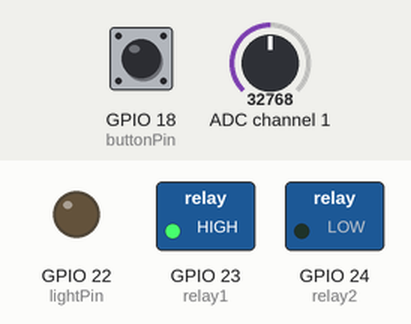
This program was run on a simulated Raspberry Pi (BCM pin numbers). Parts: switched loads named in the program (green lamp = pin HIGH), output pins drawn as LEDs (lit = HIGH). The test bench sets the inputs (shaded band); at power-on: GPIO 18 (buttonPin) HIGH, ADC channel 1 = 32768 (analog values on the 0–65535 scale). What the program prints to the terminal is not drawn.

Above: at 1.2 s.
1.3 s: GPIO 18 (buttonPin) pulled LOW for 0.15 s
Timing chart, 0 to 4.3 s (numbered marks = the images above; inputs shaded):
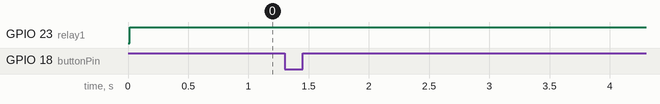

The program:

valve_sens.py
```python
#valve.py
import RPi.GPIO as GPIO
import numpy as np
import board
import busio
import adafruit_ads1x15.ads1015 as ADS
from adafruit_ads1x15.analog_in import AnalogIn
from time import sleep

GPIO.setwarnings(False)         # Ignore warning for now
GPIO.setmode(GPIO.BCM)

sleepTime = .1
buttonPin = 18
lightPin = 22
relay1 = 23
relay2 = 24
buttonState = False
buttonPrev = False
valveState = False


i2c = busio.I2C(board.SCL, board.SDA)       # Create the I2C bus
ads = ADS.ADS1015(i2c)                      # Create the ADC object using the I2C bus
chan = AnalogIn(ads, ADS.P1)                # Create single-ended input on channel 3

GPIO.setup(lightPin, GPIO.OUT)
GPIO.setup(relay1, GPIO.OUT)
GPIO.setup(relay2, GPIO.OUT)
GPIO.setup(buttonPin, GPIO.IN, pull_up_down=GPIO.PUD_UP)

while True: # Run forever
    while GPIO.input(buttonPin) == False:   #While the button is pressed
        buttonState = not buttonPrev
    if buttonState != buttonPrev or chan.value < 20000:
        if valveState == True or chan.value < 20000:              #
            GPIO.output(relay1, 1)          # Close the valve
            GPIO.output(lightPin, 0)        # Turn the LED off
            valveState = False              # Assign opened state to the valve state value
        else:
            GPIO.output(relay1, 0)          # Open the valve
            GPIO.output(lightPin, 1)        # Turn the LED on
            valveState = True               # Assign opened state to the valve state value
        buttonPrev = buttonState

    print("buttonState", buttonState)
    print("buttonPrev", buttonPrev)
    print("moisture level: ", chan.value, chan.voltage)
    sleep(.2)
```

Measured:
- after the input at 1.3 s, every drawn part: stays the same
